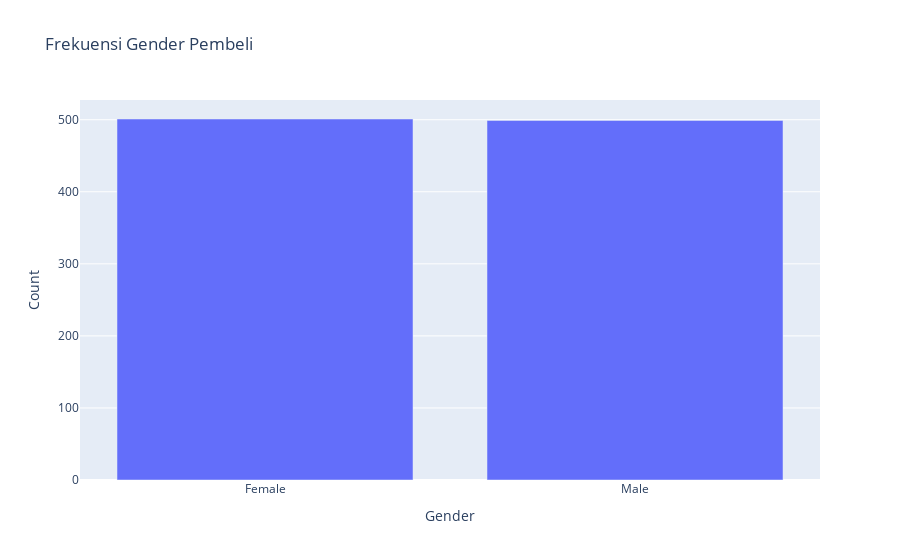

Notebook source saved alongside this figure:
### Markdown cell above
2. Jenis kelamin yang lebih jarang belanja

### Code cell
# Membuat visualisasi bar chart dari frekuensi jenis kelamin
fig = px.bar(customerCounts, x=customerCounts.index, y=customerCounts.values,
             labels={'x': 'Gender', 'y': 'Count'},
             title='Frekuensi Gender Pembeli')

fig.show()

### Figure 1 — Plotly figure (JSON) as saved in the notebook; plotly's stock layout.template omitted (floating-point values rounded to 4 significant figures)
{"data": [{"alignmentgroup": "True", "hovertemplate": "Gender=%{x}<br>Count=%{y}<extra></extra>", "legendgroup": "", "marker": {"color": "#636efa", "pattern": {"shape": ""}}, "name": "", "offsetgroup": "", "orientation": "v", "showlegend": false, "textposition": "auto", "type": "bar", "x": ["Female", "Male"], "xaxis": "x", "y": [501, 499], "yaxis": "y"}], "layout": {"barmode": "relative", "legend": {"tracegroupgap": 0}, "title": {"text": "Frekuensi Gender Pembeli"}, "xaxis": {"anchor": "y", "domain": [0, 1], "title": {"text": "Gender"}}, "yaxis": {"anchor": "x", "domain": [0, 1], "title": {"text": "Count"}}}}
